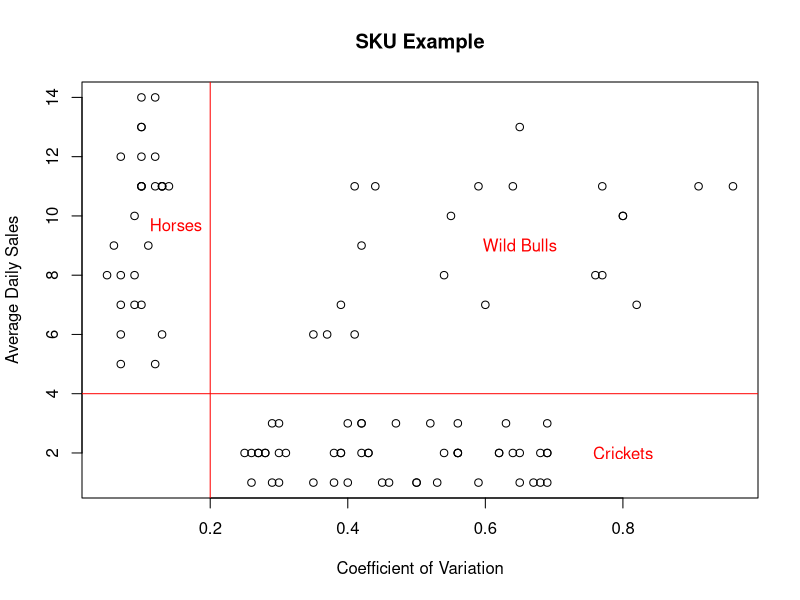
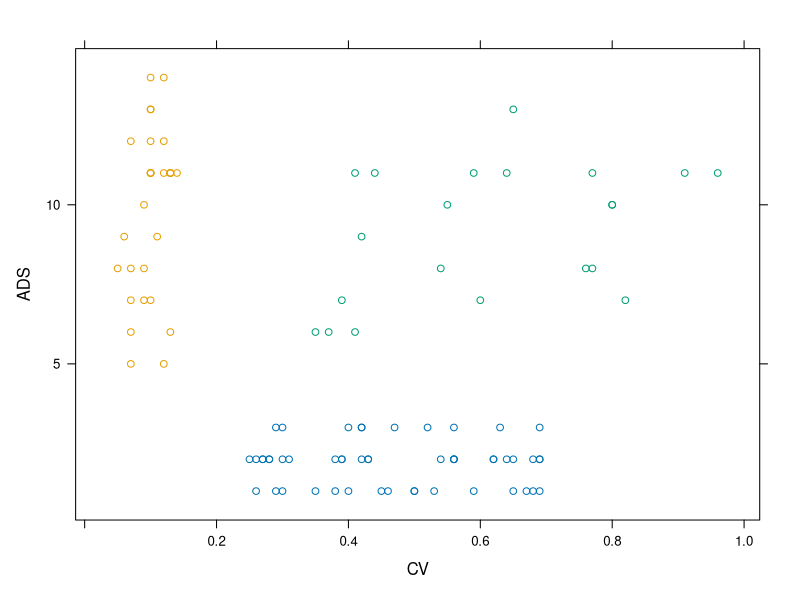
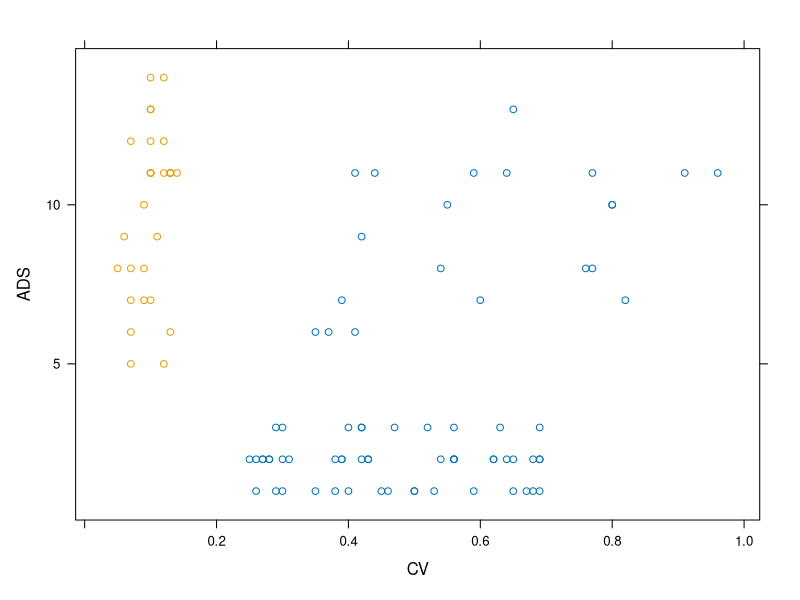
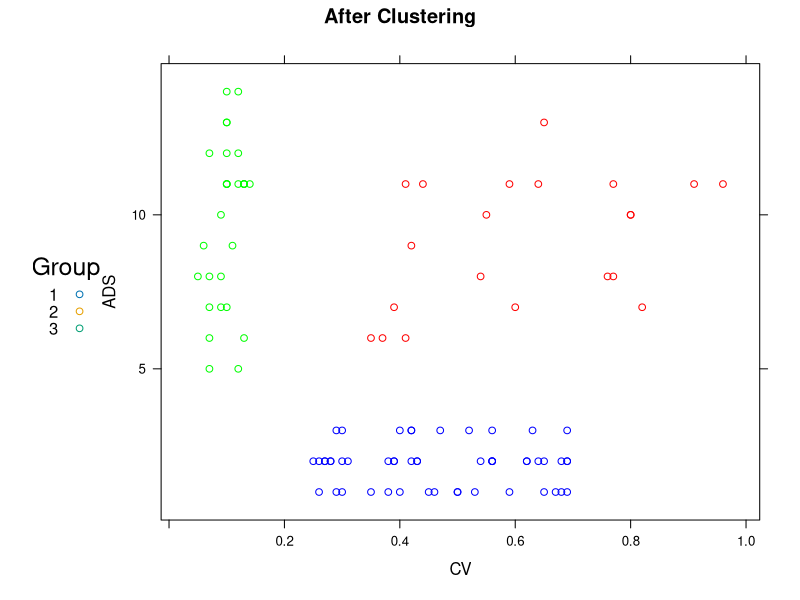
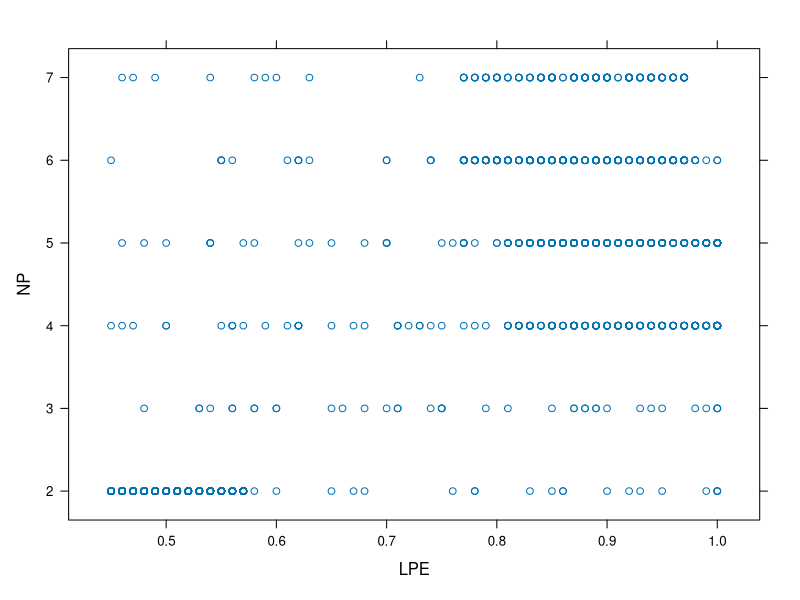

Write R code to recreate these figures, in order. (Note: this script raises an error after producing the figures.)
############################################################
#     Foundation to Strategic Business Analytics           #
#       Module 2 - Finding groups within data        			 #
#                                                  				 #
#                                                          #
# 	Author: Nicolas Glady & Pauline Glikman                #
#                   ESSEC BUSINESS SCHOOL                  #
############################################################

############################################################
# Disclaimer: this script is used to produce the examples  #
#  presented during the course Strategic Business          #
#  Analytics. The author is not responsible in any way     #
#  for any problem encountered during this code execution. #
############################################################

############################################################
####        EXAMPLE N°1 - STOCK KEEPING UNIT            ####
############################################################
# Set your directory to the folder where you have downloaded the SKU dataset
setwd("/Users/chloe/Documents/GitHub/Coursera/Foundations of strategic business analytics/Week1")

# To clean up the memory of your current R session run the following line
rm(list=ls(all=TRUE))

# Let's load our dataset
data=read.table('DATA_2.01_SKU.csv', header = T,sep=',') # The function read.table enables us to read flat files such as .csv files

# Now let's have a look at our variables and see some summary statistics
str(data) # The str() function shows the structure of your dataset and details the type of variables that it contains
summary(data) # The summary() function provides for each variable in your dataset the minimum, mean, maximum and quartiles

# Let's plot our data to see if we can identify groups visually 
plot(data$CV, data$ADS, main = "SKU Example", ylab="Average Daily Sales", xlab= "Coefficient of Variation")
abline(v=0.2, col = "red") # we can draw a vertical line by using the abline function and passing it the v argument
abline(h=4, col="red") # we can draw a horizontal line by using the abline function and passing it the h argument
text(0.15,9.7, "Horses", col = "red") # we can add some text to our plot by using the text() function, here to label the group "Horses"
text(0.65,9, "Wild Bulls", col = "red") # and group "Wild Bulls"
text(0.8,2, "Crickets", col = "red") # and group "Crickets"


# Let's find groups using hierarchical clustering and check if we obtain similar results
testdata=data  # To keep our dataset safe, let's create a copy of it called "testdata"
testdata = scale(testdata) # To keep our dataset safe, let's create a copy of it called "testdata"

d = dist(testdata, method = "euclidean") # the dist() function computes the distances of all the observations in our dataset
hcward = hclust(d, method="ward.D") # hclust() function performs hiearchical clustering, we pass it the distances, and we set the method argument to "ward.D"

data$groups<-cutree(hcward,k=3) # assign our points to our k=3 clusters 
data$groups2<-cutree(hcward,k=2) # assign our points to our k=2 clusters (quiz)


# The lattice library provides a complete set of functions for producing advanced plots.
#install.packages("lattice") #install the lattice package by using the install.packages() function
library(lattice) # load the lattice package by using the library() function and passing it the name of the package you wish to load

xyplot(ADS ~ CV, data, groups = data$groups)
xyplot(ADS ~ CV, data, groups = data$groups2)

xyplot(ADS~ CV,main = "After Clustering", type="p",group=groups,data=data, # define the groups to be differentiated 
       auto.key=list(title="Group", space = "left", cex=1.0, just = 0.95), # to produce the legend we use the auto.key= list() 
       par.settings = list(superpose.line=list(pch = 0:18, cex=1)), # the par.settings argument allows us to pass a list of display settings
       col=c('blue','green','red')) # finally we choose the colour of our plotted points per group


###########################################################
####     EXAMPLE N°2 - HUMAN RESSOURCES ANALYTICS      ####
###########################################################

# Set your directory to the folder where you have downloaded the HR dataset 

# To clean up the memory of your current R session run the following line
rm(list=ls(all=TRUE))

# Let's load our dataset and call it data
data=read.table('DATA_2.02_HR.csv',header = T,sep=',') # The function read.table enables us to read flat files such as .csv files

xyplot(NP ~ LPE, data)


# Now let's have a look at our variables and see some summary statistics
str(data) # The str() function shows the structure of your dataset and details the type of variables that it contains
summary(data) # The summary() function provides for each variable in your dataset the minimum, mean, maximum and quartiles


# Quiz (2 segment with 3 variable)
testdata=data[,1:3] # To keep our dataset safe, let's create a copy of it called "testdata"
testdata = scale(testdata) # the scale function automatically performs data normalization on all your variables

d = dist(testdata, method = "euclidean") # the dist() function computes the distances of all the observations in our dataset
hcward = hclust(d, method="ward.D") # hclust() function performs hiearchical clustering, we pass it the distances, and we set the method argument to "ward.D"

data$groups = cutree(hcward,k=2) # assign our points to our k=2 clusters 

aggdata = aggregate(.~ groups, data=data, FUN=median) # The aggregate() function presents a summary of a statistic, broken down by one or more groups. Here we compute the mean of each variable for each group. 
View(aggdata)



# Now let's normalize our variables
testdata=data # To keep our dataset safe, let's create a copy of it called "testdata"
testdata = scale(testdata) # the scale function automatically performs data normalization on all your variables

d = dist(testdata, method = "euclidean") # the dist() function computes the distances of all the observations in our dataset
hcward = hclust(d, method="ward.D") # hclust() function performs hiearchical clustering, we pass it the distances, and we set the method argument to "ward.D"

data$groups = cutree(hcward,k=4) # assign our points to our k=4 clusters 

aggdata = aggregate(.~ groups, data=data, FUN=mean) # The aggregate() function presents a summary of a statistic, broken down by one or more groups. Here we compute the mean of each variable for each group. 

# One thing we would like to have is the proportion of our data that is in each cluster
proptemp=aggregate(S~ groups, data=data, FUN=length) # we create a variable called proptemp which computes the number of observations in each group (using the S variable, but you can take any.)
aggdata$proportion=(proptemp$S)/sum(proptemp$S) # proportion of observations in each group we compute the ratio between proptemp and the total number of observations
aggdata=aggdata[order(aggdata$proportion,decreasing=T),] # Let's order the groups from the larger to the smaller

# Let's see the output by calling our aggdata variable
aggdata
aggdata_all_columns <- aggdata
View(aggdata_all_columns)

# As discussed in the videos, let's remove the Newborn variable, which is not really relevant and by being a dummy drives the clustering too much...
testdata=data[,1:5] # we create a new dataset, called "testdata" includes all the rows and the 5 first columns of our original dataset 

# We then rerun the code used above
testdata = scale(testdata) # We normalize again our original variables
d = dist(testdata, method = "euclidean") # We compute the distances between observations
hcward = hclust(d, method="ward.D") # Hiearchical Clustering using Ward criterion

data$groups = cutree(hcward,k=4) # Create segments for k=4
# Note that we re-use the original dataset "data" (where the variable Newborn is still present) and not "testdata" (where the variable Newborn has been removed)
# Hence we'll be able to produce summary statistics also for the Newborn variable regardless it wasn't included when doing the second version of the clustering

aggdata = aggregate(.~ groups, data=data, FUN=mean) # Aggregate the values again

proptemp=aggregate(S~ groups, data=data, FUN=length)  # Compute the number of observations per group
aggdata$proportion=(proptemp$S)/sum(proptemp$S) # Compute the proportion
aggdata=aggdata[order(aggdata$proportion,decreasing=T),] # Let's order the groups from the larger to the smaller

# Let's see the output by calling our aggdata variable
View(aggdata)
aggdata_remove_newborn <- aggdata

# To export the output of our result, we execute the following line using the write.table() function
# write.csv(aggdata, "HR_example_Numerical_Output.csv", row.names=FALSE)
# This allows to import the data in Excel for instance where we can prepare it for the presentation. E.g. change the name of the columns, use colours, etc.
# Instead of write.csv, you can also use write.csv2() if you encounter an error due to regional settings for separators


###########################################################
####        EXAMPLE N°3 - TELECOMMUNICATIONS           ####
###########################################################

# Set your directory to the folder where you have downloaded the Telco dataset 

# to clean up the memory of your current R session run the following line
rm(list=ls(all=TRUE))

# Let's load the data
data=read.table('DATA_2.03_Telco.csv', header = T,sep=',')# The function read.table enables us to read flat files such as .csv files

# Now let's have a look at our variables and see some summary statistics
str(data) # The str() function shows the structure of your dataset and details the type of variables that it contains
summary(data) # The summary() function provides for each variable in your dataset the minimum, mean, maximum and quartiles

# Now let's normalize our variables
testdata=data # To keep our dataset safe, let's create a copy of it called "testdata"
testdata = scale(testdata) # the scale function automatically performs data normalization on all your variables

d = dist(testdata, method = "euclidean") # the dist() function computes the distances of all the observations in our dataset
hcward = hclust(d, method="ward.D") # hclust() function performs hiearchical clustering, we pass it the distances, and we set the method argument to "ward.D"

data$groups=cutree(hcward,k=8) # assign our points to our k=8 clusters 
aggdata= aggregate(.~ groups, data=data, FUN=mean) # Aggregation by group and computation of the mean values
proptemp=aggregate(Calls~ groups, data=data, FUN=length) # Computation of the number of observations by group
aggdata$proportion=(proptemp$Calls)/sum(proptemp$Calls) # Computation of the proportion by group
aggdata=aggdata[order(aggdata$proportion,decreasing=T),] # Ordering from the largest group to the smallest


# Let's try again with 5 segments
data$groups= cutree(hcward,k=5) #Create segments for k=5
aggdata= aggregate(.~ groups, data=data, FUN=mean) # Aggregation by group and computation of the mean values
proptemp=aggregate(Calls~ groups, data=data, FUN=length) # Computation of the number of observations by group
aggdata$proportion=(proptemp$Calls)/sum(proptemp$Calls) # Computation of the proportion by group
aggdata=aggdata[order(aggdata$proportion,decreasing=T),] # Ordering from the largest group to the smallest

#write.csv(aggdata, file = "aggdataTelco5seg.csv", row.names=FALSE) # Let's save the output in a csv to work on it in Excel later

# Let's draw the radar chart with the function stars()
palette(rainbow(12, s = 0.6, v = 0.75)) # Select the colors to use
stars(aggdata[,2:(ncol(data))], len = 0.6, key.loc = c(11, 6),xlim=c(2,12),main = "Segments", draw.segments = TRUE,nrow = 2, cex = .75,labels=aggdata$groups)


